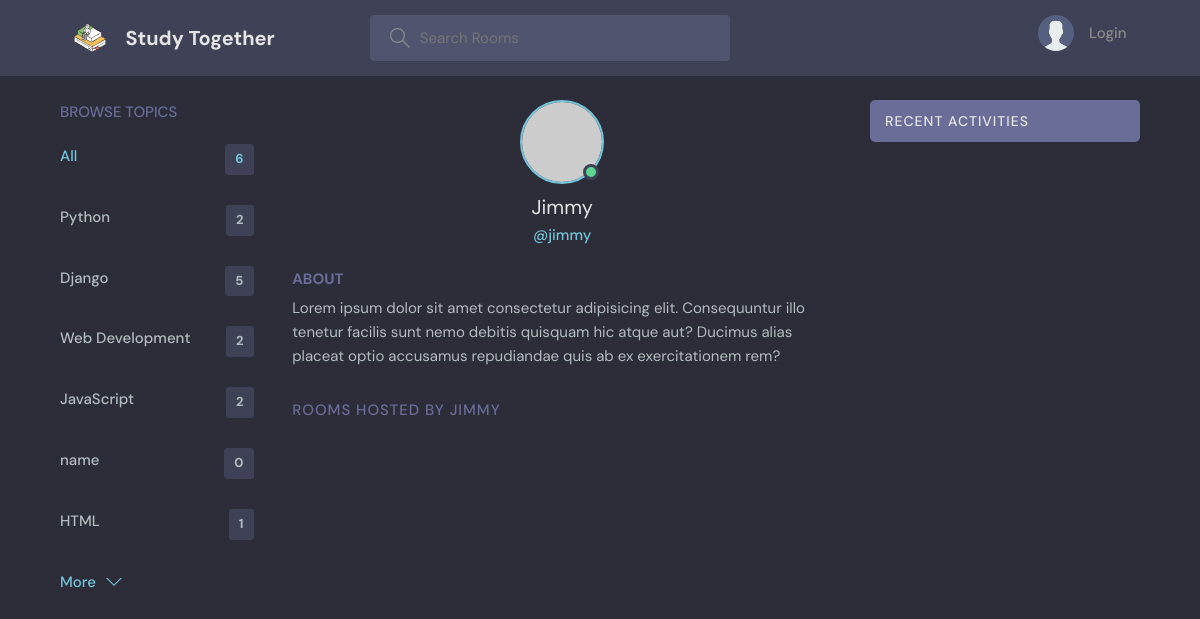
The page /profile/4 on the database as committed earlier.
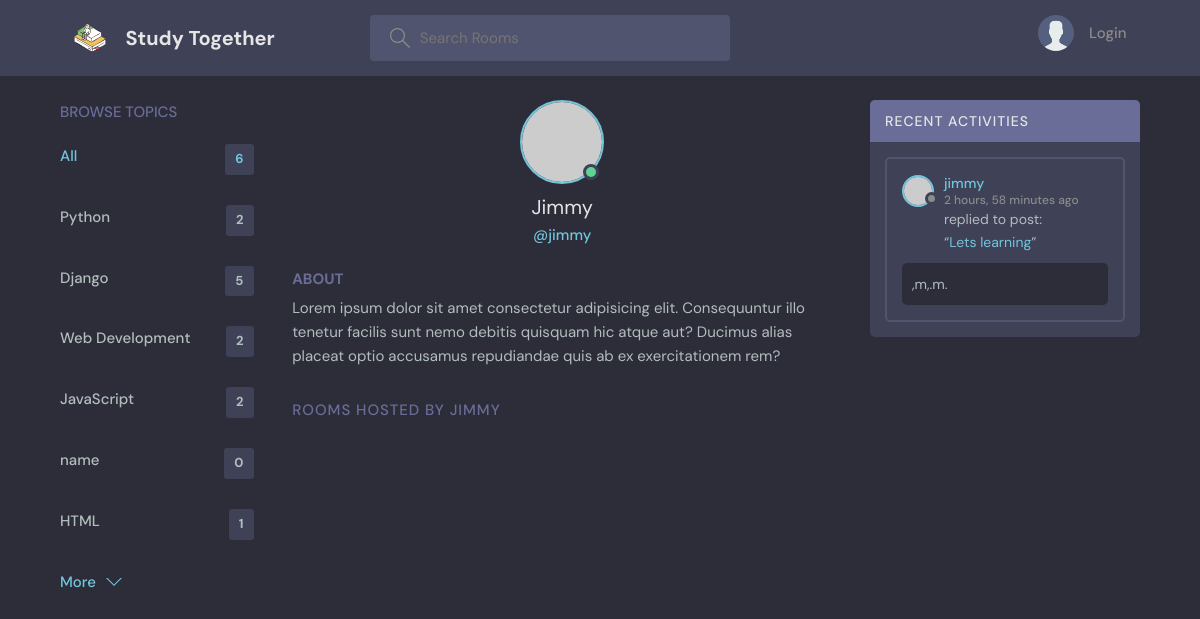
The same page on the database as committed later.
### base/models.py (models this page shows, shortened)
class Topic(models.Model):
    name = models.CharField(max_length=200)

class Message(models.Model):
    user = models.ForeignKey(User, on_delete=models.CASCADE)
    room = models.ForeignKey(Room, on_delete=models.CASCADE)
    body = models.TextField()
    updated = models.DateTimeField(auto_now = True)
    created = models.DateTimeField(auto_now_add = True)
    class Meta:
        ordering = ['-updated', '-created']
    def __str__(self):
        return self.body[0:50]

class Room(models.Model):
    host = models.ForeignKey(User, on_delete=models.SET_NULL, null=True)
    topic = models.ForeignKey(Topic, on_delete=models.SET_NULL, null=True)
    name = models.CharField(max_length = 200)
    description = models.TextField(null = True, blank = True)
    participants = models.ManyToManyField(User, related_name='participants', blank=True)
    updated = models.DateTimeField(auto_now = True)
    created = models.DateTimeField(auto_now_add = True)
    class Meta:
        ordering = ['-updated', '-created']
    def __str__(self):
        return self.name

### base/views.py (the view)
# urls.py: path('profile/<str:pk>', views.userProfile, name="user-profile"),
def userProfile(request, pk):
    user = User.objects.get(id=pk)
    rooms = user.room_set.all()
    topics = Topic.objects.all()
    room_messages = user.message_set.all()
    context = {'user':user, 'rooms':rooms, 'topics':topics, 'room_messages':room_messages}
    return render(request, 'base/profile.html', context)

### base/templates/base/profile.html (shortened to what this page needs)
{% extends 'main.html' %}
{% block content %}
<main class="profile-page layout layout--3">
<div class="container">
    {% include 'base/topics_component.html' %}
    <div class="roomList">
    <div class="profile">
        <div class="profile__avatar">
        <div class="avatar avatar--large active">
            <img src="https://randomuser.me/api/portraits/men/11.jpg" />
        </div>
        </div>
        <div class="profile__info">
        <h3>{{user.username.capitalize}}</h3>
        <p>@{{user}}</p>
        </div>
        <div class="profile__about">
        <h3>About</h3>
        <p>
            Lorem ipsum dolor sit amet consectetur adipisicing elit. Consequuntur illo tenetur
            facilis sunt nemo debitis quisquam hic atque aut? Ducimus alias placeat optio
            accusamus repudiandae quis ab ex exercitationem rem?
        </p>
        </div>
    </div>
    <div class="roomList__header">
        <div>
        <h2>Rooms Hosted by {{user.username}}</a>
        </h2>
        </div>
    </div>
    </div>
    {% include 'base/activity_component.html' %}
</div>
</main>
{% endblock content %}

### base/templates/base/topics_component.html
<div class="topics">
    <div class="topics__header">
      <h2>Browse Topics</h2>
    </div>
    <ul class="topics__list">
        <li>
            <a href="{% url 'home' %}" class="active">All<span>{{topics.count}}</span></a>
        </li>
        {% for topic in topics%}
        <li>
            <a href="{% url 'home' %}?q={{topic.name}}">{{topic.name}}<span>{{topic.room_set.all.count}}</span></a>
        </li>
        {%endfor%}
    </ul>
    <a class="btn btn--link" href="topics.html">
      More
      <svg version="1.1" xmlns="http://www.w3.org/2000/svg" width="32" height="32" viewBox="0 0 32 32">
        <title>chevron-down</title>
        <path d="M16 21l-13-13h-3l16 16 16-16h-3l-13 13z"></path>
      </svg>
    </a>
  </div>

### base/templates/base/activity_component.html (shortened to what this page needs)
<div class="activities">
    <div class="activities__header">
      <h2>Recent Activities</h2>
    </div>
    {% for message in room_messages%}
    <div class="activities__box">
      <div class="activities__boxHeader roomListRoom__header">
        <a href="{% url 'user-profile' message.user.id%}" class="roomListRoom__author">
          <div class="avatar avatar--small">
            <img src="https://randomuser.me/api/portraits/women/11.jpg" />
          </div>
          <p>
            {{message.user}}
            <span>{{message.created| timesince}} ago</span>
          </p>
        </a>
      </div>
      <div class="activities__boxContent">
        <p>replied to post:<br>“<a href="{% url 'room' message.room.id %}">{{message.room}}</a>”</p>
        <div class="activities__boxRoomContent">
            {{message}}
        </div>
      </div>
    </div>
    {% endfor %}
  </div>

Rows that differ between the two databases and show on the page:
added Message: user "jimmy", created "2 hours, 58 minutes", room "Lets learning", body ",m,.m."
